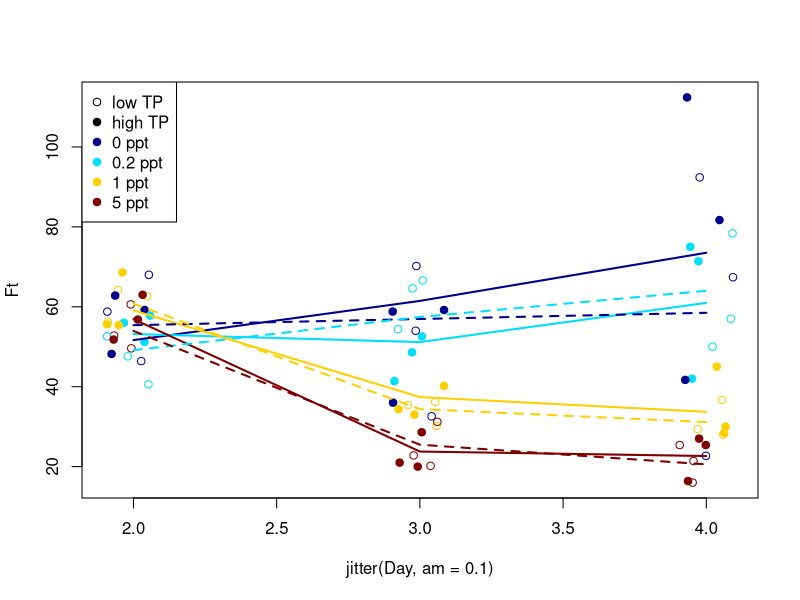

Reproduce this figure in R.
require(mgcv)
#GAM function
#takes (x, y, color, linetype)
fgam<-function(x, y, Col, Lty){
  #Generalized Additive Model
  mod<-gam(y~s(x, k=2)) #s() defines smooths in GAM
  ndat<-data.frame(x=unique(x))
  pred<-predict(mod, se.fit=T, newdata=ndat)
  ndat$fit<-pred$fit
  dat$lo<-pred$fit-pred$se.fit
  dat$hi<-pred$fit+pred$se.fit
  lines(fit~x, data=ndat, col=Col, lty=Lty, lwd=2)
}

dat<-read.delim2(file="salinvade.txt")

dat$TP<-factor(dat$TP)
head(dat)

#Creating base jitter plot
rb<-fields::tim.colors(4) #color table
plot(Ft~jitter(Day, am=0.1), data=dat, pch=c(19, 1)[dat$TP], col=rb[factor(dat$Salinity)])

legend("topleft", leg=c(c("low TP", "high TP"), paste(levels(factor(dat$Salinity)), "ppt")), pch=c(1, rep(19, 5)), col=c(1, 1, rb))


#Creation evolution curve 
for(j in 1:2){
  if(j==1) dat1<-dat[dat$TP=="high", ] else dat1<-dat[dat$TP=="low",]
ix<-split(1:nrow(dat1), dat1$Salinity) #divide df according to salinity
for(i in 1:4) fgam(dat1$Day[ix[[i]]], dat1$Ft[ix[[i]]], rb[i], j)
}
#This is Tolga's branch. My property. Nı ha ha ha ha ha !
#My CODE. MINE!!!!
